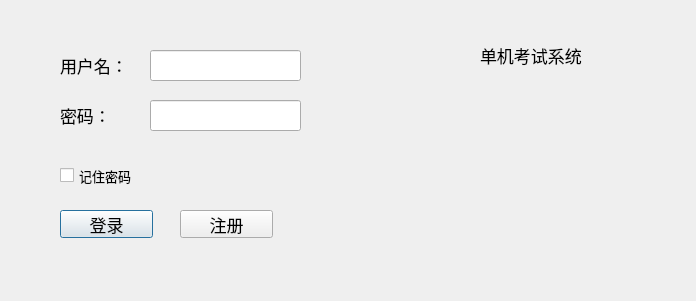
<?xml version="1.0" encoding="UTF-8"?>
<ui version="4.0">
 <class>Dialog</class>
 <widget class="QDialog" name="Dialog">
  <property name="geometry">
   <rect>
    <x>0</x>
    <y>0</y>
    <width>696</width>
    <height>301</height>
   </rect>
  </property>
  <property name="minimumSize">
   <size>
    <width>696</width>
    <height>301</height>
   </size>
  </property>
  <property name="maximumSize">
   <size>
    <width>696</width>
    <height>301</height>
   </size>
  </property>
  <property name="windowTitle">
   <string>用户登录</string>
  </property>
  <widget class="QLabel" name="label">
   <property name="geometry">
    <rect>
     <x>60</x>
     <y>50</y>
     <width>81</width>
     <height>31</height>
    </rect>
   </property>
   <property name="font">
    <font>
     <pointsize>13</pointsize>
    </font>
   </property>
   <property name="text">
    <string>用户名：</string>
   </property>
  </widget>
  <widget class="QLineEdit" name="lineEdit">
   <property name="geometry">
    <rect>
     <x>150</x>
     <y>50</y>
     <width>151</width>
     <height>31</height>
    </rect>
   </property>
   <property name="font">
    <font>
     <pointsize>13</pointsize>
    </font>
   </property>
  </widget>
  <widget class="QLineEdit" name="lineEdit_2">
   <property name="geometry">
    <rect>
     <x>150</x>
     <y>100</y>
     <width>151</width>
     <height>31</height>
    </rect>
   </property>
   <property name="font">
    <font>
     <pointsize>13</pointsize>
    </font>
   </property>
  </widget>
  <widget class="QLabel" name="label_2">
   <property name="geometry">
    <rect>
     <x>60</x>
     <y>100</y>
     <width>81</width>
     <height>31</height>
    </rect>
   </property>
   <property name="font">
    <font>
     <pointsize>13</pointsize>
    </font>
   </property>
   <property name="text">
    <string>密码：</string>
   </property>
  </widget>
  <widget class="QCheckBox" name="checkBox">
   <property name="geometry">
    <rect>
     <x>60</x>
     <y>160</y>
     <width>111</width>
     <height>31</height>
    </rect>
   </property>
   <property name="font">
    <font>
     <pointsize>10</pointsize>
    </font>
   </property>
   <property name="text">
    <string>记住密码</string>
   </property>
  </widget>
  <widget class="QPushButton" name="pushButton">
   <property name="geometry">
    <rect>
     <x>60</x>
     <y>210</y>
     <width>93</width>
     <height>28</height>
    </rect>
   </property>
   <property name="font">
    <font>
     <pointsize>13</pointsize>
    </font>
   </property>
   <property name="text">
    <string>登录</string>
   </property>
  </widget>
  <widget class="QPushButton" name="pushButton_2">
   <property name="geometry">
    <rect>
     <x>180</x>
     <y>210</y>
     <width>93</width>
     <height>28</height>
    </rect>
   </property>
   <property name="font">
    <font>
     <pointsize>13</pointsize>
    </font>
   </property>
   <property name="text">
    <string>注册</string>
   </property>
  </widget>
  <widget class="QLabel" name="label_3">
   <property name="geometry">
    <rect>
     <x>480</x>
     <y>30</y>
     <width>191</width>
     <height>51</height>
    </rect>
   </property>
   <property name="font">
    <font>
     <pointsize>13</pointsize>
    </font>
   </property>
   <property name="text">
    <string>单机考试系统</string>
   </property>
  </widget>
 </widget>
 <resources/>
 <connections/>
</ui>
